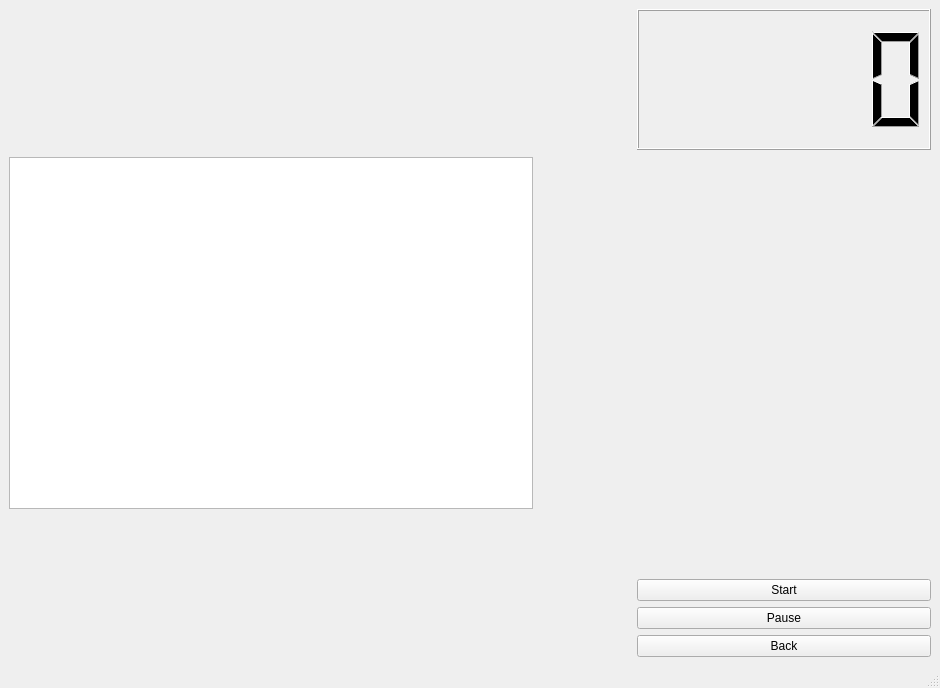
<?xml version="1.0" encoding="UTF-8"?>
<ui version="4.0">
 <class>MainWindow</class>
 <widget class="QMainWindow" name="MainWindow">
  <property name="geometry">
   <rect>
    <x>0</x>
    <y>0</y>
    <width>940</width>
    <height>688</height>
   </rect>
  </property>
  <property name="windowTitle">
   <string>PlayGameDemo</string>
  </property>
  <widget class="QWidget" name="centralwidget">
   <layout class="QHBoxLayout" name="horizontalLayout_2">
    <item>
     <layout class="QHBoxLayout" name="horizontalLayout" stretch="15,1,3">
      <item>
       <widget class="QGraphicsView" name="view">
        <property name="minimumSize">
         <size>
          <width>524</width>
          <height>352</height>
         </size>
        </property>
        <property name="maximumSize">
         <size>
          <width>524</width>
          <height>352</height>
         </size>
        </property>
        <property name="verticalScrollBarPolicy">
         <enum>Qt::ScrollBarAlwaysOff</enum>
        </property>
        <property name="horizontalScrollBarPolicy">
         <enum>Qt::ScrollBarAlwaysOff</enum>
        </property>
        <property name="sizeAdjustPolicy">
         <enum>QAbstractScrollArea::AdjustToContents</enum>
        </property>
       </widget>
      </item>
      <item>
       <spacer name="horizontalSpacer">
        <property name="orientation">
         <enum>Qt::Horizontal</enum>
        </property>
        <property name="sizeHint" stdset="0">
         <size>
          <width>40</width>
          <height>20</height>
         </size>
        </property>
       </spacer>
      </item>
      <item>
       <layout class="QVBoxLayout" name="verticalLayout" stretch="1,3,1,1,1">
        <item>
         <widget class="QLCDNumber" name="displayer"/>
        </item>
        <item>
         <spacer name="verticalSpacer">
          <property name="orientation">
           <enum>Qt::Vertical</enum>
          </property>
          <property name="sizeHint" stdset="0">
           <size>
            <width>20</width>
            <height>40</height>
           </size>
          </property>
         </spacer>
        </item>
        <item>
         <widget class="QPushButton" name="start_btn">
          <property name="text">
           <string>Start</string>
          </property>
         </widget>
        </item>
        <item>
         <widget class="QPushButton" name="pause_btn">
          <property name="text">
           <string>Pause</string>
          </property>
         </widget>
        </item>
        <item>
         <widget class="QPushButton" name="back_btn">
          <property name="text">
           <string>Back</string>
          </property>
         </widget>
        </item>
       </layout>
      </item>
     </layout>
    </item>
   </layout>
  </widget>
  <widget class="QMenuBar" name="menubar">
   <property name="geometry">
    <rect>
     <x>0</x>
     <y>0</y>
     <width>940</width>
     <height>22</height>
    </rect>
   </property>
  </widget>
  <widget class="QStatusBar" name="statusbar"/>
 </widget>
 <resources/>
 <connections/>
</ui>
